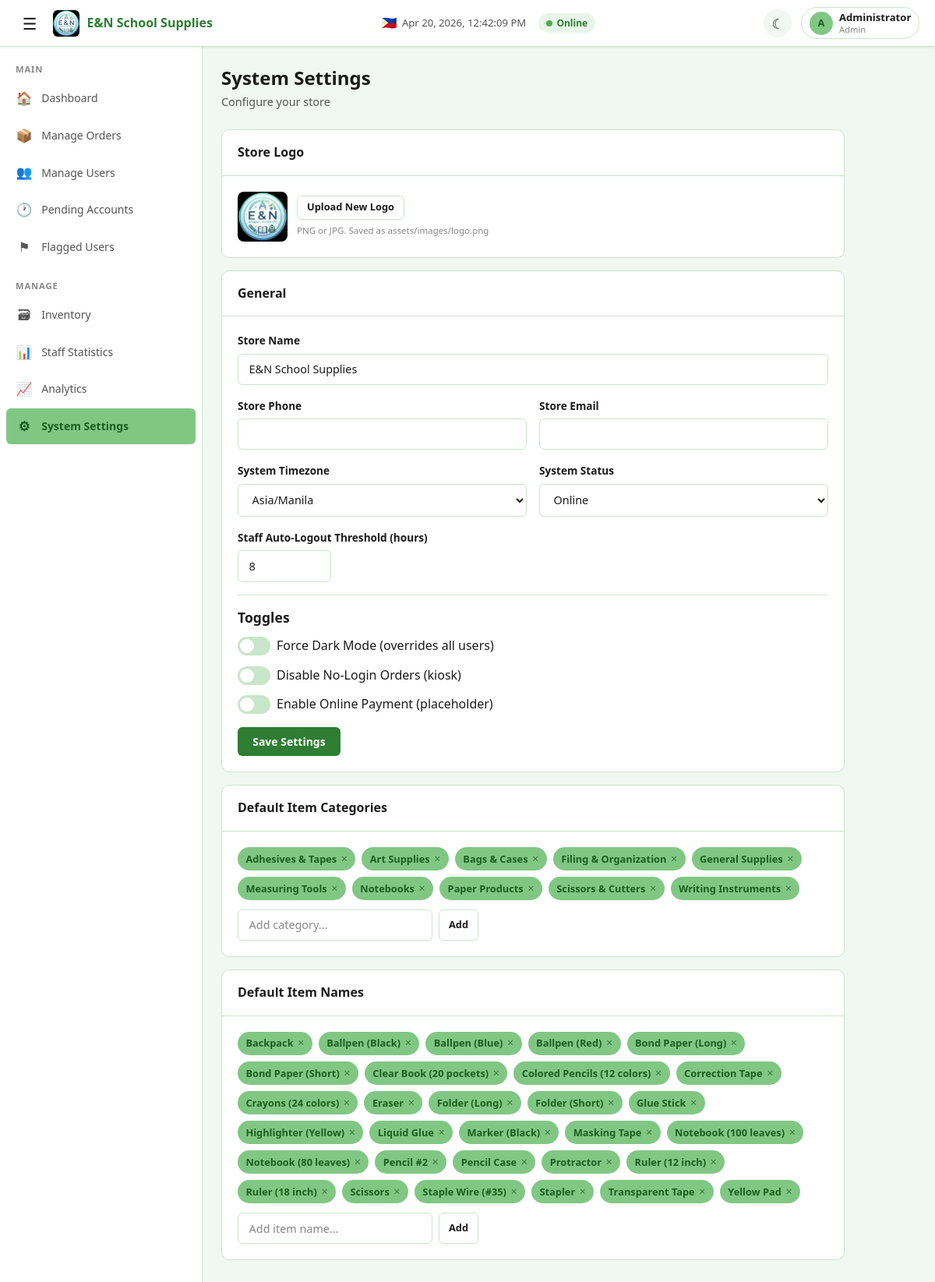
The page /admin/system_settings.php (signed in) on the database its author committed.
### tables this page shows
CREATE TABLE IF NOT EXISTS `system_settings` (
  `setting_key`   VARCHAR(100) PRIMARY KEY,
  `setting_value` TEXT         NOT NULL,
  `updated_at`    TIMESTAMP    NOT NULL DEFAULT CURRENT_TIMESTAMP ON UPDATE CURRENT_TIMESTAMP
);

CREATE TABLE IF NOT EXISTS `users` (
  `id`               INT AUTO_INCREMENT PRIMARY KEY,
  `full_name`        VARCHAR(150)    NOT NULL,
  `email`            VARCHAR(150)    NOT NULL UNIQUE,
  `phone`            VARCHAR(20)     NOT NULL DEFAULT '',
  `password`         TEXT            NOT NULL,
  `role`             ENUM('admin','staff','customer') NOT NULL,
  `status`           ENUM('active','pending','flagged') NOT NULL DEFAULT 'active',
  `flag_reason`      TEXT            NULL,
  `profile_image`    VARCHAR(255)    NULL,
  `theme_preference` ENUM('light','dark','auto') NOT NULL DEFAULT 'auto',
  `created_by`       INT             NULL,
  `created_at`       TIMESTAMP       NOT NULL DEFAULT CURRENT_TIMESTAMP,
  `updated_at`       TIMESTAMP       NOT NULL DEFAULT CURRENT_TIMESTAMP ON UPDATE CURRENT_TIMESTAMP,
  CONSTRAINT `fk_users_created_by` FOREIGN KEY (`created_by`) REFERENCES `users`(`id`) ON DELETE SET NULL
);

CREATE TABLE IF NOT EXISTS `item_categories` (
  `id`            INT AUTO_INCREMENT PRIMARY KEY,
  `category_name` VARCHAR(100) NOT NULL UNIQUE,
  `created_at`    TIMESTAMP    NOT NULL DEFAULT CURRENT_TIMESTAMP
);

CREATE TABLE IF NOT EXISTS `default_item_names` (
  `id`        INT AUTO_INCREMENT PRIMARY KEY,
  `item_name` VARCHAR(150) NOT NULL UNIQUE
);

### includes/helpers.php (called while the page is built, shortened)
<?php
function current_user_id(): ?int {
    return $_SESSION['user_id'] ?? null;
}

### includes/auth.php (called while the page is built, shortened)
<?php
require_once __DIR__ . '/config.php';
require_once __DIR__ . '/helpers.php';
function get_current_user_data(): ?array {
    global $pdo;
    $userId = current_user_id();
    try {
        $stmt = $pdo->prepare("SELECT * FROM users WHERE id = ? LIMIT 1");
        $stmt->execute([$userId]);
        return $stmt->fetch() ?: null;
    } catch (Exception $e) {
        return null;
    }
}

### includes/config.php (called while the page is built, shortened)
<?php
$configFile = BASE_PATH . 'config.json';
$config = json_decode(file_get_contents($configFile), true);
$dbConf = $config['database'];
try {
    $dsn = sprintf(
        'mysql:host=%s;dbname=%s;charset=%s',
        $dbConf['host'],
        $dbConf['name'],
        $dbConf['charset']
    );
    $pdo = new PDO($dsn, $dbConf['user'], $dbConf['password'], [
        PDO::ATTR_ERRMODE            => PDO::ERRMODE_EXCEPTION,
        PDO::ATTR_DEFAULT_FETCH_MODE => PDO::FETCH_ASSOC,
        PDO::ATTR_EMULATE_PREPARES   => false,
    ]);
} catch (PDOException $e) {
    die('Database connection failed: ' . $e->getMessage());
}
function get_setting(string $key, string $default = ''): string {
    global $pdo;
    try {
        $stmt = $pdo->prepare("SELECT setting_value FROM system_settings WHERE setting_key = ? LIMIT 1");
        $stmt->execute([$key]);
        $row = $stmt->fetch();
        return $row ? $row['setting_value'] : $default;
    } catch (Exception $e) {
        return $default;
    }
}

### admin/system_settings.php (the view, shortened to what this page needs)
<?php
require_once __DIR__ . '/../includes/auth.php';
$user = get_current_user_data();
$activePage = 'settings';
$s = [];
$keys = ['store_name','store_phone','store_email','timezone','force_dark_mode',
         'disable_nologin_orders','online_payment','system_status','auto_logout_hours','logo_path'];
foreach ($keys as $k) {
    $s[$k] = get_setting($k, '');
}
try {
    $categories = $pdo->query("SELECT * FROM item_categories ORDER BY category_name")->fetchAll();
    $defaultNames = $pdo->query("SELECT * FROM default_item_names ORDER BY item_name")->fetchAll();
} catch (Exception $e) { $categories = []; $defaultNames = []; }
include __DIR__ . '/../includes/layout_header.php';
?>
<div class="page-header">
  <h1>System Settings</h1>
  <p class="subtitle">Configure your store</p>
</div>
<div style="max-width:800px">
  <div class="card mb-4">
    <div class="card-header">Store Logo</div>
    <div class="card-body d-flex align-center gap-3">
      <img id="logo-preview" src="<?= $basePath . ($s['logo_path'] ?: 'assets/images/logo.png') ?>" alt="Logo" style="width:64px;height:64px;border-radius:8px;object-fit:contain;background:var(--background)" onerror="this.style.display='none'">
      <form id="logo-form" enctype="multipart/form-data">
        <label for="logo-input" class="btn btn-outline btn-sm" style="cursor:pointer">Upload New Logo</label>
        <p class="text-muted" style="font-size:0.72rem;margin-top:0.3rem">PNG or JPG. Saved as assets/images/logo.png</p>
      </form>
    </div>
  </div>
  <div class="card mb-4">
    <div class="card-header">General</div>
    <div class="card-body">
      <form id="settings-form">
        <div class="form-group"><label class="form-label">Store Name</label><input class="form-input" name="store_name" value="<?= htmlspecialchars($s['store_name']) ?>"></div>
        <div style="display:grid;grid-template-columns:1fr 1fr;gap:1rem">
          <div class="form-group"><label class="form-label">Store Phone</label><input class="form-input" name="store_phone" value="<?= htmlspecialchars($s['store_phone']) ?>"></div>
          <div class="form-group"><label class="form-label">Store Email</label><input class="form-input" type="email" name="store_email" value="<?= htmlspecialchars($s['store_email']) ?>"></div>
        </div>
        <div style="display:grid;grid-template-columns:1fr 1fr;gap:1rem">
          <div class="form-group">
            <label class="form-label">System Timezone</label>
            <select class="form-select" name="timezone">
              <?php foreach (['Asia/Manila','Asia/Singapore','Asia/Tokyo','Asia/Shanghai','America/New_York','Europe/London','UTC'] as $tz): ?>
                <option value="<?= $tz ?>" <?= $s['timezone'] === $tz ? 'selected' : '' ?>><?= $tz ?></option>
              <?php endforeach; ?>
            </select>
          </div>
          <div class="form-group">
            <label class="form-label">System Status</label>
            <select class="form-select" name="system_status">
              <option value="online" <?= $s['system_status']==='online'?'selected':'' ?>>Online</option>
            </select>
          </div>
        </div>
        <div class="form-group">
          <label class="form-label">Staff Auto-Logout Threshold (hours)</label>
          <input class="form-input" type="number" name="auto_logout_hours" value="<?= (int)$s['auto_logout_hours'] ?>" min="1" max="24" style="max-width:120px">
        </div>
        <hr style="border:none;border-top:1px solid var(--border);margin:1rem 0">
        <h4 class="mb-3">Toggles</h4>
        <div style="display:flex;flex-direction:column;gap:0.75rem">
          <label class="d-flex align-center gap-2" style="cursor:pointer">
            <span class="toggle-switch"><input type="checkbox" name="force_dark_mode" value="1" <?= $s['force_dark_mode']==='1'?'checked':'' ?>><span class="toggle-slider"></span></span>
            Force Dark Mode (overrides all users)
          </label>
          <label class="d-flex align-center gap-2" style="cursor:pointer">
            <span class="toggle-switch"><input type="checkbox" name="disable_nologin_orders" value="1" <?= $s['disable_nologin_orders']==='1'?'checked':'' ?>><span class="toggle-slider"></span></span>
            Disable No-Login Orders (kiosk)
          </label>
          <label class="d-flex align-center gap-2" style="cursor:pointer">
            <span class="toggle-switch"><input type="checkbox" name="online_payment" value="1" <?= $s['online_payment']==='1'?'checked':'' ?>><span class="toggle-slider"></span></span>
            Enable Online Payment (placeholder)
          </label>
        </div>
        <button type="submit" class="btn btn-primary mt-4">Save Settings</button>
      </form>
    </div>
  </div>
  <div class="card mb-4">
    <div class="card-header">Default Item Categories</div>
    <div class="card-body">
      <div id="cat-tags" class="d-flex flex-wrap gap-2 mb-3">
        <?php foreach ($categories as $cat): ?>
          <span class="tag"><?= htmlspecialchars($cat['category_name']) ?><button class="tag-remove" onclick="this.parentElement.remove()">&times;</button></span>
        <?php endforeach; ?>
      </div>
      <div class="d-flex gap-2">
        <input class="form-input" type="text" id="cat-input" placeholder="Add category..." style="max-width:250px">
        <button class="btn btn-outline btn-sm" id="cat-add-btn">Add</button>
      </div>
    </div>
  </div>
  <div class="card mb-4">
    <div class="card-header">Default Item Names</div>
    <div class="card-body">
      <div id="name-tags" class="d-flex flex-wrap gap-2 mb-3">
        <?php foreach ($defaultNames as $dn): ?>
          <span class="tag"><?= htmlspecialchars($dn['item_name']) ?><button class="tag-remove" onclick="this.parentElement.remove()">&times;</button></span>
        <?php endforeach; ?>
      </div>
      <div class="d-flex gap-2">
        <input class="form-input" type="text" id="name-input" placeholder="Add item name..." style="max-width:250px">
        <button class="btn btn-outline btn-sm" id="name-add-btn">Add</button>
      </div>
    </div>
  </div>
</div>
<?php include __DIR__ . '/../includes/layout_footer.php'; ?>

### includes/layout_header.php (shortened to what this page needs)
<?php
$storeName  = get_setting('store_name', 'E&N School Supplies');
$logoPath   = get_setting('logo_path', 'assets/images/logo.png');
$sysStatus  = get_setting('system_status', 'online');
$forceDark  = get_setting('force_dark_mode', '0');
$role       = $user['role'] ?? '';
$basePath   = '';
$scriptPath = $_SERVER['SCRIPT_NAME'] ?? '';
if (strpos($scriptPath, '/admin/') !== false ||
    strpos($scriptPath, '/staff/') !== false ||
    strpos($scriptPath, '/customer/') !== false) {
    $basePath = '../';
}
?>
<!DOCTYPE html>
<html lang="en">
<head>
  <link rel="stylesheet" href="<?= $basePath ?>assets/css/global.css">
  <link rel="stylesheet" href="<?= $basePath ?>assets/css/components.css">
  <link rel="stylesheet" href="<?= $basePath ?>assets/css/sidebar.css">
</head>
<body
  data-base-path="<?= $basePath ?>"
  data-user-id="<?= $user['id'] ?? '' ?>"
  data-theme-preference="<?= $user['theme_preference'] ?? 'auto' ?>"
  data-force-dark-mode="<?= $forceDark ?>"
>
<nav class="navbar">
  <div class="navbar-left">
    <button class="hamburger" id="hamburger-btn" title="Toggle sidebar">&#9776;</button>
    <a href="<?= $basePath ?>index.php" class="navbar-brand">
      <img src="<?= $basePath . $logoPath ?>" alt="Logo" onerror="this.style.display='none'">
      <span class="brand-name"><?= htmlspecialchars($storeName) ?></span>
    </a>
  </div>
  <div class="navbar-center">
    <div class="navbar-datetime">
      <span class="ph-flag">&#127477;&#127469;</span>
      <span id="navbar-datetime"></span>
    </div>
    <span class="system-status <?= $sysStatus ?>">
      <span class="status-dot"></span>
      <?= ucfirst($sysStatus) ?>
    </span>
  </div>
  <div class="navbar-right">
    <button class="theme-toggle" id="theme-toggle" title="Toggle theme">&#9790;</button>
    <div class="profile-section">
      <div class="profile-trigger" id="profile-trigger">
        <?php
        $avatarPath = $basePath . ($user['profile_image'] ?? '');
        $initials = '';
        if (!empty($user['full_name'])) {
            $parts = explode(' ', $user['full_name']);
            $initials = strtoupper(substr($parts[0], 0, 1));
        }
        ?>
        <?php if (!empty($user['profile_image'])): ?>
          <img class="profile-avatar" src="<?= $avatarPath ?>" alt="Avatar">
        <?php else: ?>
          <span class="profile-avatar"><?= $initials ?></span>
        <?php endif; ?>
        <div class="profile-info">
          <span class="profile-name"><?= htmlspecialchars($user['full_name'] ?? 'User') ?></span>
          <span class="profile-role"><?= htmlspecialchars($role) ?></span>
        </div>
      </div>
    </div>
  </div>
</nav>
<aside class="sidebar">
  <?php if ($role === 'admin'): ?>
    <div class="sidebar-section">
      <div class="sidebar-section-title">Main</div>
      <a class="sidebar-item <?= ($activePage === 'dashboard') ? 'active' : '' ?>" href="<?= $basePath ?>admin/dashboard.php">
        <span class="sidebar-icon">&#127968;</span>
        <span class="sidebar-label">Dashboard</span>
      </a>
      <a class="sidebar-item <?= ($activePage === 'orders') ? 'active' : '' ?>" href="<?= $basePath ?>admin/manage_orders.php">
        <span class="sidebar-icon">&#128230;</span>
        <span class="sidebar-label">Manage Orders</span>
      </a>
      <a class="sidebar-item <?= ($activePage === 'users') ? 'active' : '' ?>" href="<?= $basePath ?>admin/manage_users.php">
        <span class="sidebar-icon">&#128101;</span>
        <span class="sidebar-label">Manage Users</span>
      </a>
      <a class="sidebar-item <?= ($activePage === 'pending') ? 'active' : '' ?>" href="<?= $basePath ?>admin/pending_accounts.php">
        <span class="sidebar-icon">&#128336;</span>
        <span class="sidebar-label">Pending Accounts</span>
      </a>
      <a class="sidebar-item <?= ($activePage === 'flagged') ? 'active' : '' ?>" href="<?= $basePath ?>admin/flagged_users.php">
        <span class="sidebar-icon">&#9873;</span>
        <span class="sidebar-label">Flagged Users</span>
      </a>
    </div>
    <div class="sidebar-section">
      <div class="sidebar-section-title">Manage</div>
      <a class="sidebar-item <?= ($activePage === 'inventory') ? 'active' : '' ?>" href="<?= $basePath ?>admin/inventory.php">
        <span class="sidebar-icon">&#128451;</span>
        <span class="sidebar-label">Inventory</span>
      </a>
      <a class="sidebar-item <?= ($activePage === 'staff_stats') ? 'active' : '' ?>" href="<?= $basePath ?>admin/staff_statistics.php">
        <span class="sidebar-icon">&#128202;</span>
        <span class="sidebar-label">Staff Statistics</span>
      </a>
      <a class="sidebar-item <?= ($activePage === 'analytics') ? 'active' : '' ?>" href="<?= $basePath ?>admin/analytics.php">
        <span class="sidebar-icon">&#128200;</span>
        <span class="sidebar-label">Analytics</span>
      </a>
      <a class="sidebar-item <?= ($activePage === 'settings') ? 'active' : '' ?>" href="<?= $basePath ?>admin/system_settings.php">
        <span class="sidebar-icon">&#9881;</span>
        <span class="sidebar-label">System Settings</span>
      </a>
    </div>
  <?php endif; ?>
</aside>
<main class="page-content">

### rows shown on the page
system_settings: setting_value (picture)
system_settings: setting_value "E&N School Supplies"
system_settings: setting_value "Online"
users: full_name "A", full_name "Administrator", role "Admin"
item_categories: category_name "Adhesives & Tapes"
item_categories: category_name "Art Supplies"
item_categories: category_name "Bags & Cases"
item_categories: category_name "Filing & Organization"
item_categories: category_name "General Supplies"
item_categories: category_name "Measuring Tools"
item_categories: category_name "Notebooks"
item_categories: category_name "Paper Products"
item_categories: category_name "Scissors & Cutters"
item_categories: category_name "Writing Instruments"
default_item_names: item_name "Backpack"
default_item_names: item_name "Ballpen (Black)"
default_item_names: item_name "Ballpen (Blue)"
default_item_names: item_name "Ballpen (Red)"
default_item_names: item_name "Bond Paper (Long)"
default_item_names: item_name "Bond Paper (Short)"
default_item_names: item_name "Clear Book (20 pockets)"
default_item_names: item_name "Colored Pencils (12 colors)"
default_item_names: item_name "Correction Tape"
default_item_names: item_name "Crayons (24 colors)"
default_item_names: item_name "Eraser"
default_item_names: item_name "Folder (Long)"
default_item_names: item_name "Folder (Short)"
default_item_names: item_name "Glue Stick"
default_item_names: item_name "Highlighter (Yellow)"
default_item_names: item_name "Liquid Glue"
default_item_names: item_name "Marker (Black)"
default_item_names: item_name "Masking Tape"
default_item_names: item_name "Notebook (100 leaves)"
default_item_names: item_name "Notebook (80 leaves)"
default_item_names: item_name "Pencil #2"
default_item_names: item_name "Pencil Case"
default_item_names: item_name "Protractor"
default_item_names: item_name "Ruler (12 inch)"
default_item_names: item_name "Ruler (18 inch)"
default_item_names: item_name "Scissors"
default_item_names: item_name "Staple Wire (#35)"
default_item_names: item_name "Stapler"
default_item_names: item_name "Transparent Tape"
default_item_names: item_name "Yellow Pad"

### other values the page prints
form field timezone "Asia/Manila"
